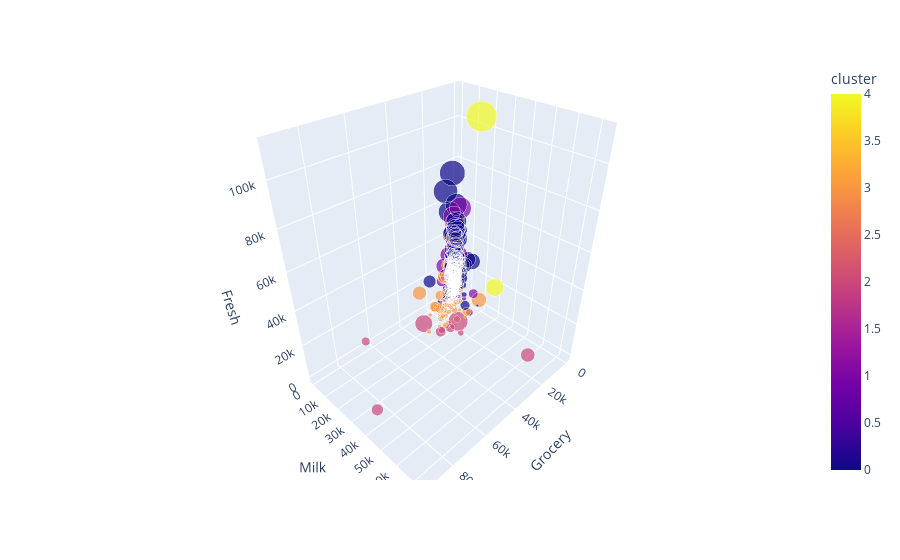

Notebook source saved alongside this figure:
### Code cell
fig = px.scatter_3d(dataset, x="Grocery", y="Milk", z="Fresh", color='cluster', size="Fresh", size_max=30)
fig.show()

### Figure 1 — Plotly figure (JSON) as saved in the notebook; plotly's stock layout.template omitted (floating-point values rounded to 4 significant figures; data arrays with more than 128 entries replaced by an {"elided": "..."} marker saying what was removed)
{"data": [{"hovertemplate": "Grocery=%{x}<br>Milk=%{y}<br>Fresh=%{marker.size}<br>cluster=%{marker.color}<extra></extra>", "legendgroup": "", "marker": {"color": {"elided": "440 int values"}, "coloraxis": "coloraxis", "size": {"elided": "440 int values"}, "sizemode": "area", "sizeref": 124.6, "symbol": "circle"}, "mode": "markers", "name": "", "scene": "scene", "showlegend": false, "type": "scatter3d", "x": {"elided": "440 int values"}, "y": {"elided": "440 int values"}, "z": {"elided": "440 int values"}}], "layout": {"coloraxis": {"colorbar": {"title": {"text": "cluster"}}, "colorscale": [[0, "#0d0887"], [0.1111, "#46039f"], [0.2222, "#7201a8"], [0.3333, "#9c179e"], [0.4444, "#bd3786"], [0.5556, "#d8576b"], [0.6667, "#ed7953"], [0.7778, "#fb9f3a"], [0.8889, "#fdca26"], [1, "#f0f921"]]}, "legend": {"itemsizing": "constant", "tracegroupgap": 0}, "margin": {"t": 60}, "scene": {"domain": {"x": [0, 1], "y": [0, 1]}, "xaxis": {"title": {"text": "Grocery"}}, "yaxis": {"title": {"text": "Milk"}}, "zaxis": {"title": {"text": "Fresh"}}}}}
